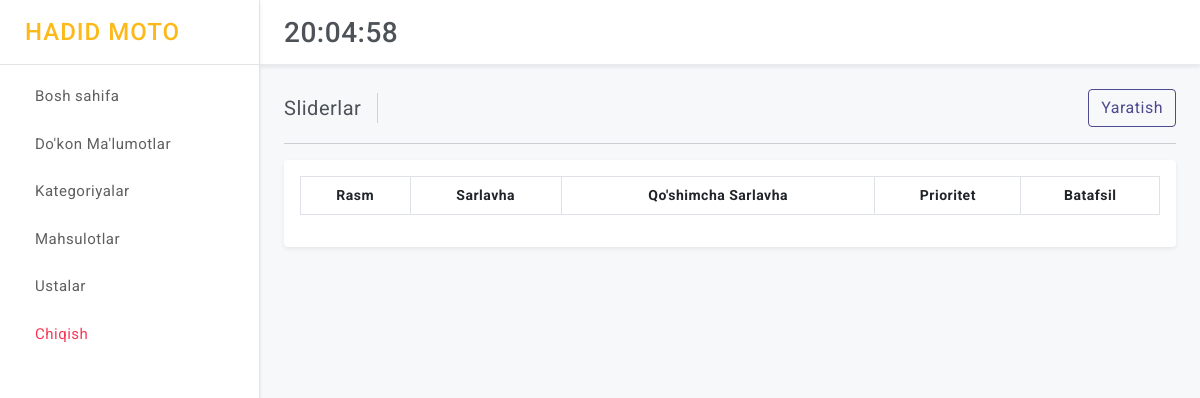
The page /sklad/sliders/ (signed in) on the database as committed earlier.
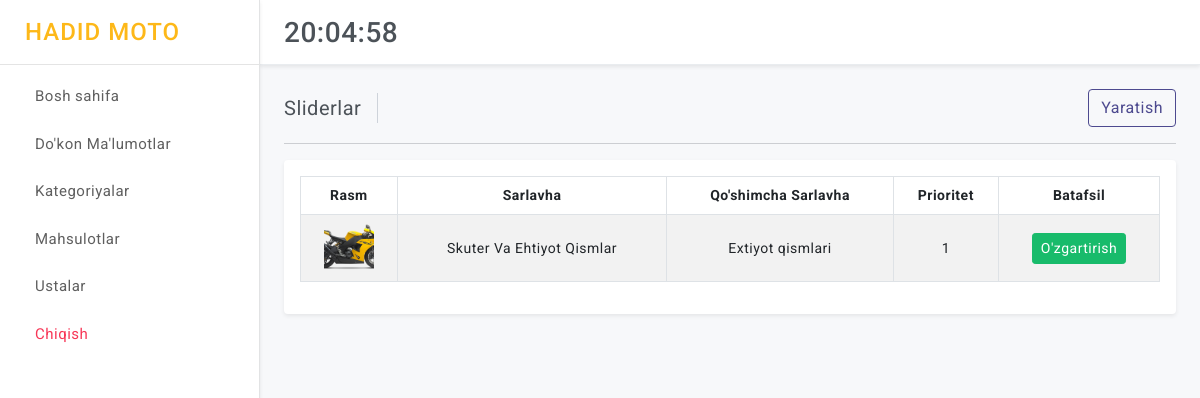
The same page on the database as committed later.
### control/models.py (models this page shows, shortened)
class Slider(models.Model):
    category = models.ForeignKey(Category, on_delete=models.CASCADE, null=True, blank=True)
    title = models.CharField(max_length=250, default="", blank=True)
    subtitle = models.CharField(max_length=250, default="", blank=True)
    priority = models.IntegerField(default=0)
    content = models.TextField(default="", blank=True)
    image = ResizedImageField(size=[400, 400], quality=100, upload_to="slider/")
    class Meta:
        ordering = ('-priority',)

### control/views.py (the view)
# urls.py: path("sliders/", views.control_sliders_all, name="control_sliders_all"),
@login_required(login_url='login')
def control_sliders_all(request):
    sliders = Slider.objects.all()
    categories = Category.objects.filter(available=True, is_active=True)
    context = {
        "base": base_context(request=request),
        "sliders":sliders
    }
    return render(request, "control/sliders/all.html", context)

### control/views.py (called while the page is built)
def base_context(request):
    try:
        code = request.build_absolute_uri().split('?')[1]
    except:
        code = None
    context = {
        "code": code
    }
    return context

### templates/control/sliders/all.html (shortened to what this page needs)
{% extends 'control/base.html' %}
{% load static %}
      {% block page_title %}Sliderlar{% endblock page_title %}
      {% block add %}
      <div class="ms-auto d-block">
        <div class="btn-group">
          <a href="{% url 'control_slider_add' %}" class="btn btn-outline-primary d-block">Yaratish</a>
        </div>
      </div>
      {% endblock add %}
      {% block content %}
            <div class="card">
                <div class="card-body">
                    <div class="table-responsive">
                        <table id="example" class="table table-striped table-bordered" style="width:100%">
                            <thead>
                                <tr class="text-center">
                                    <th>Rasm</th>
                                    <th>Sarlavha</th>
                                    <th>Qo'shimcha Sarlavha</th>
                                    <th>Prioritet</th>
                                    <th>Batafsil</th>
                                </tr>
                            </thead>
                            <tbody>
                                {% for slider in sliders %}
                                <tr style="vertical-align: middle; text-align: center;">
                                    <td><img height="50" width="50"  class="rounded" src="{{slider.image.url}}" alt="img_not_found" style="object-fit: cover;"></td>
                                    <td>{{ slider.title }}</td>
                                    <td>{{ slider.subtitle }}</td>
                                    <td>{{ slider.priority }}</td>
                                    <td><a href="{% url 'control_slider_detail' slider.id  %}" class="btn btn-success btn-sm"> O'zgartirish </a></td>
                                </tr>
                                {% endfor %}
                            </tbody>
                        </table>
                    </div>
                </div>
            </div>
      {% endblock content %}

Rows that differ between the two databases and show on the page:
added Slider: image (picture), title "Skuter Va Ehtiyot Qismlar", subtitle "Extiyot qismlari", priority "1"
